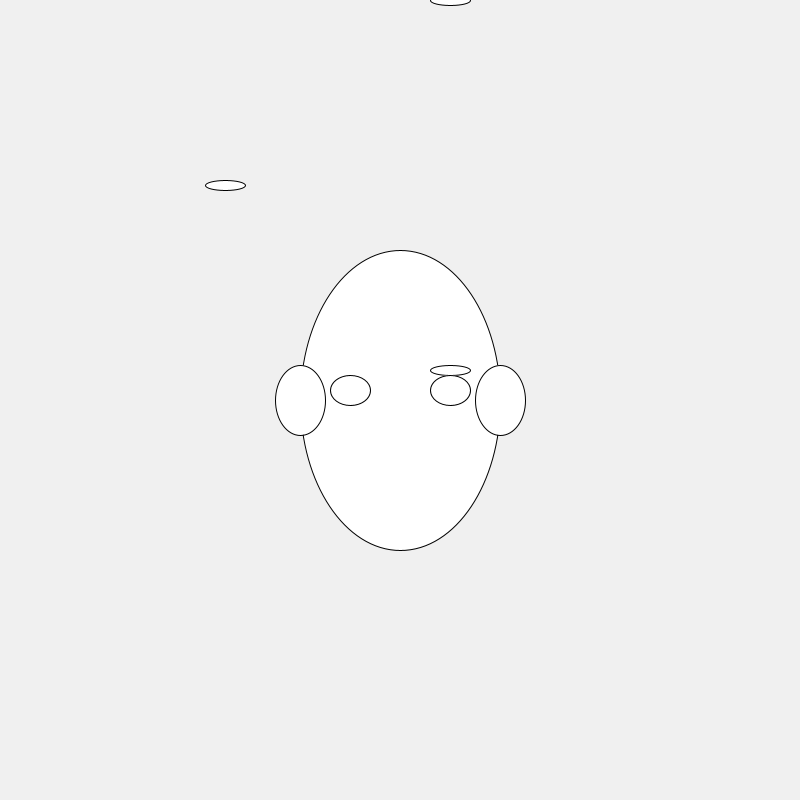
Frame 1 (no input)
Frame 60 (the mouse pressed at the canvas centre just before this capture): identical to frame 1, image omitted
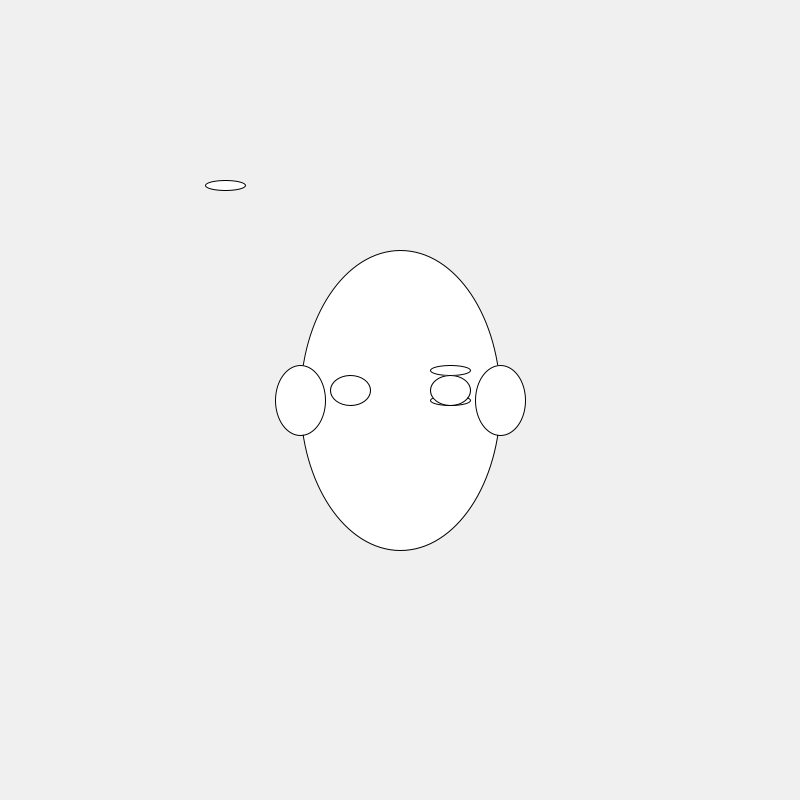
Frame 120 (the mouse held since frame 60 and released just before this capture)

The Processing sketch that drew these frames (run headless with seeded random() and noise(); from frame 60 on, the mouse is pressed at the canvas centre):

// Processing sketch: Hard_coding_a_face
// ── Hard_coding_a_face.pde
int faceMiddleX=400;
int faceMiddleY=400;
int eyeRightX = faceMiddleX + 50;
int eyeRightY = faceMiddleY - 10;
int eyeLeftX = faceMiddleX - 50;
int eyeLeftY = faceMiddleX -10;
int eyebrowX = eyeRightX;
int eyebrowY = eyeRightY - 20;
int faceHeight = 300;
int faceWidth = 200;

void setup() {
  size(800, 800);
  //face
  ellipse(faceMiddleX, faceMiddleY, faceWidth, faceHeight);
  //eyes
  ellipse(eyeRightX, eyeRightY, 40, 30);
  ellipse(eyeLeftX, eyeLeftY, 40, 30);
  //eyebrows
  ellipse(eyebrowX, eyebrowY, 40, 10);
  ellipse(eyebrowX/2, eyebrowY/2, 40, 10);
  //nose
  //triangle(400, 200, 200,600, 300, 600);
  //mouth
  //ellipse(400, 600, 200, 100);
  //ears
  ellipse(500, 400, 50, 70);
  ellipse(300, 400, 50, 70);
  //single line for hair
}

//HARD CODING all our variables
//use variables to parameterize this drawing

void draw() {
// command t to auto format it)
  //refresh bakground 
  background(240);
  ellipse(faceMiddleX, faceMiddleY, faceWidth, faceHeight);
  ellipse(eyebrowX, eyebrowY, 40, 10);
  ellipse(eyebrowX/2, eyebrowY/2, 40, 10);
    ellipse(eyeRightX, mouseY * 1, 40, 10);
    ellipse(eyeRightX, eyeRightY, 40, 30);
  ellipse(eyeLeftX, eyeLeftY, 40, 30);
  ellipse(500, 400, 50, 70);
  ellipse(300, 400, 50, 70);
}
  
  //draw face FUNCTION
  //function syntax: void, name of parenthesis (), open and close bracket {/// scope///}
 
  void drawface() {
  ellipse(faceMiddleX, faceMiddleY, faceWidth, faceHeight);
  ellipse(eyebrowX, eyebrowY, 40, 10);
  ellipse(eyebrowX/2, eyebrowY/2, 40, 10);
    ellipse(eyeRightX, eyeRightY, 40, 10);
    ellipse(eyeRightX, eyeRightY, 40, 30);
  ellipse(eyeLeftX, eyeLeftY, 40, 30);
  ellipse(500, 400, 50, 70);
  ellipse(300, 400, 50, 70);
    }
    
    // you can wright drawFace(); in another void
  
